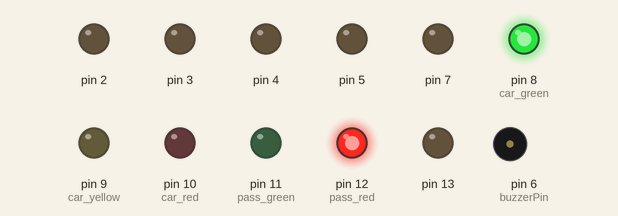
Bench run of a sketch on a simulated Arduino Uno, built with avr-gcc and run on an emulated ATmega328P. On the bench: output pins drawn as LEDs (lit = HIGH), buzzer (waves = sounding).

Above: at 0.1 s.
At 1.1 s:
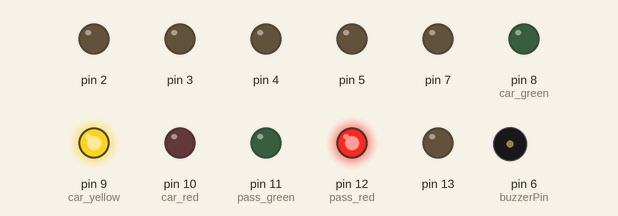
At 9.7 s:
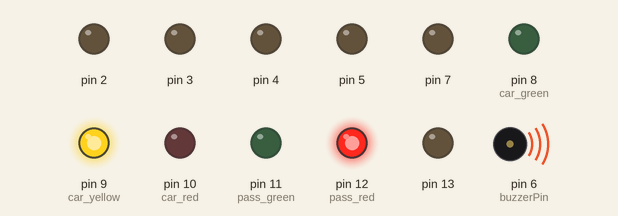
At 17.3 s:
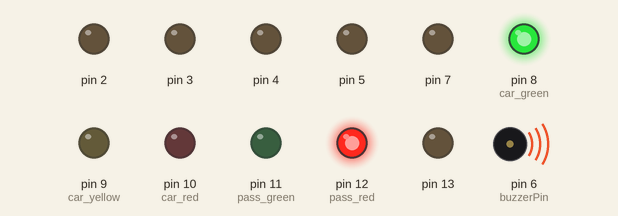
At 36.0 s:
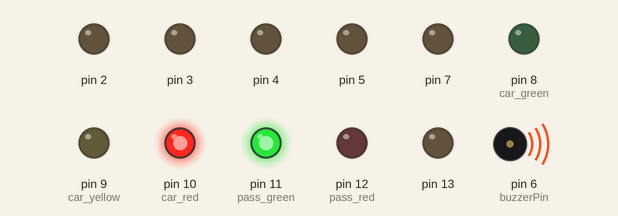
Timing chart, 0 to 40.0 s (numbered marks = the images above):
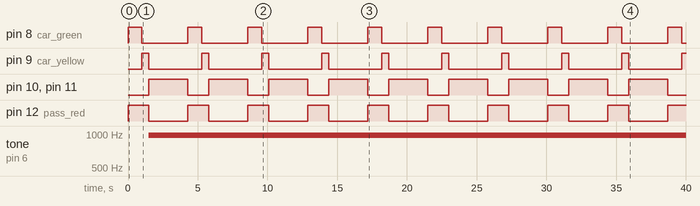

Measured:
- by itself, pin 8 (car_green): alternates HIGH for 1.0 s and LOW for 3.3 s
- by itself, pin 9 (car_yellow): alternates HIGH for 0.50 s and LOW for 3.8 s
- by itself, pin 10 (car_red), pin 11 (pass_green): alternates HIGH for 2.8 s and LOW for 1.5 s
- by itself, pin 12 (pass_red): alternates HIGH for 1.5 s and LOW for 2.8 s
- by itself, tone on pin 6 (buzzerPin): silent → 977 Hz at 1.5 s

The sketch:

Traffic.ino
```cpp
int buzzerPin = 6;

int car_green = 8;
int car_yellow = 9;
int car_red = 10;

int pass_green = 11;
int pass_red = 12;

char read_data = '2';

void setup() {
  for (int i = 0; i < 14; i++) {
    pinMode(i, OUTPUT);
  }
  Serial.begin(9600);
}

void beep(int delayms) {
  for (int i = 10; i < delayms; i = i + 10) {
    analogWrite(buzzerPin, 1);
    delay(delayms);
    analogWrite(buzzerPin, 0);
    delay(delayms);
  }
}

void carGreen() {
  digitalWrite(car_green, HIGH); // 자동차 초록불
  digitalWrite(car_yellow, LOW);
  digitalWrite(car_red, LOW);
  digitalWrite(pass_red, HIGH); // 보행자 빨간불
  digitalWrite(pass_green, LOW);
  delay(1000);
}

void carYellow() {
  digitalWrite(car_green, LOW);
  digitalWrite(car_yellow, HIGH); // 자동차 노란불
  digitalWrite(car_red, LOW);
  digitalWrite(pass_red, HIGH); // 보행자 빨간불
  digitalWrite(pass_green, LOW);
  delay(500);
}

void carRed() {
  digitalWrite(car_green, LOW);
  digitalWrite(car_yellow, LOW);
  digitalWrite(car_red, HIGH); // 자동차 빨간불
  digitalWrite(pass_red, LOW);
  digitalWrite(pass_green, HIGH); // 보행자 초록불
  beep(100);
  delay(1000);
}
void isSerial() {
  char save;

  if (Serial.available()) {
    read_data = Serial.read();
    save = read_data;

    if (read_data == '\0' || save == '1') {
      while (save == '1') {
        carGreen();
        read_data = Serial.read();
        if (read_data == '2')
          save = read_data;
      }
    }
  }
}

void loop() {
  isSerial();
  carGreen();
  isSerial();
  carYellow();
  isSerial();
  carRed();
}
```
